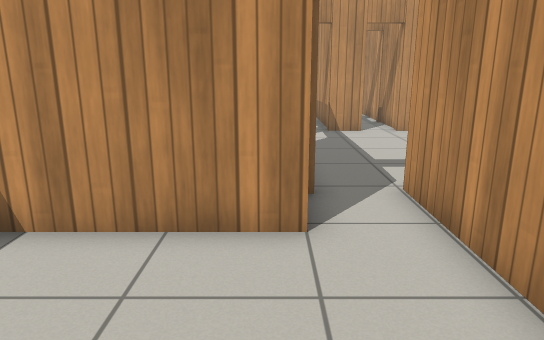
[1] (above)

19 first-person views from a walk through a Gazebo world. The camera is 1.1 m above the floor, tilts 14° down and sees 70° across. The floor is counted in squares, 0.5 m on a side. Each view is taken from the middle of a square. On the plan, view 1 faces up. The plan holds only what a view shows up to about 20 squares ahead; the rest is blank. Gazebo's built-in surfaces are drawn with simple patterns.

[2]
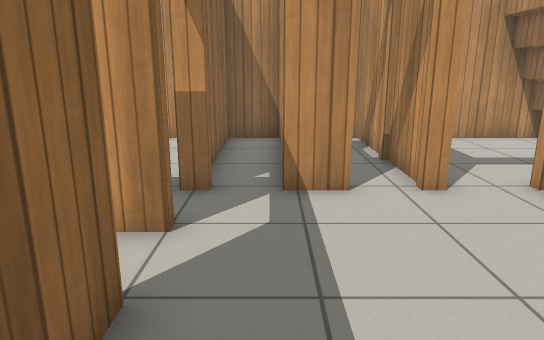

[3]
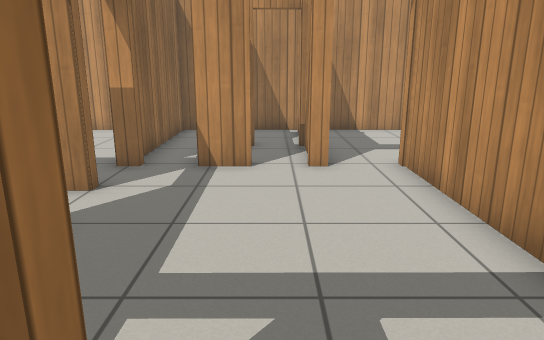

[4]
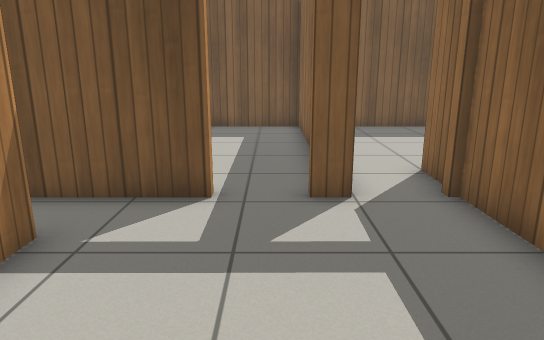

[5]
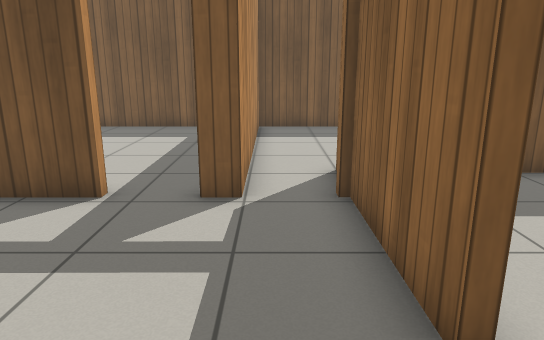

[6]
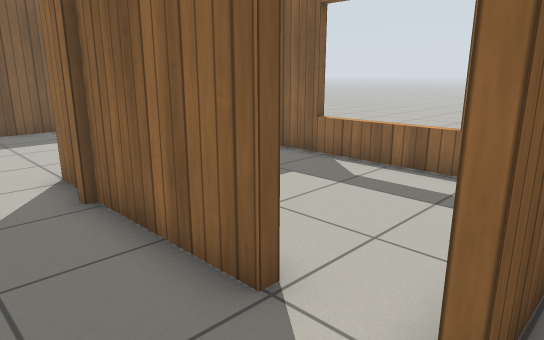

[7]
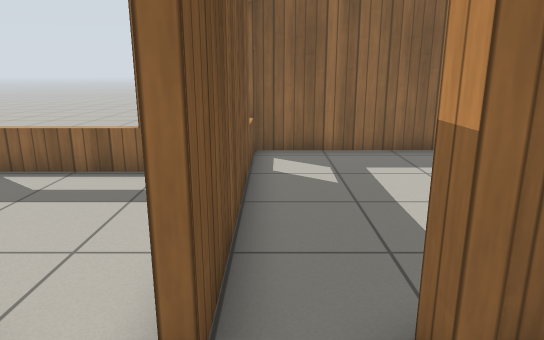

[8]
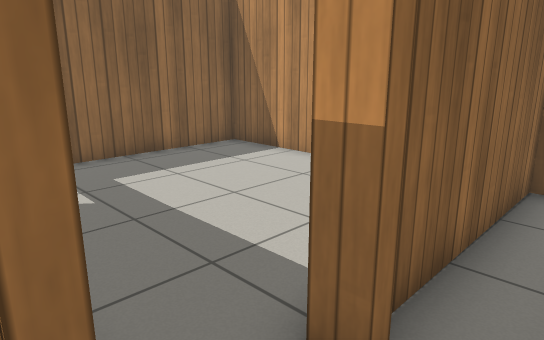

[9]
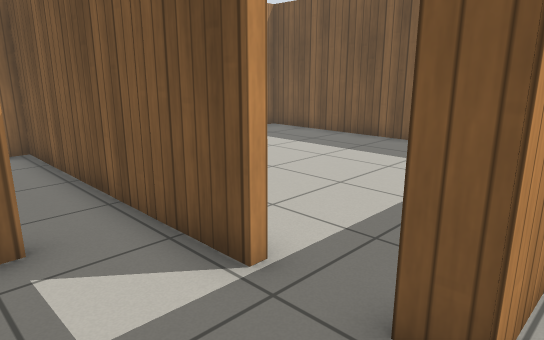

[10]
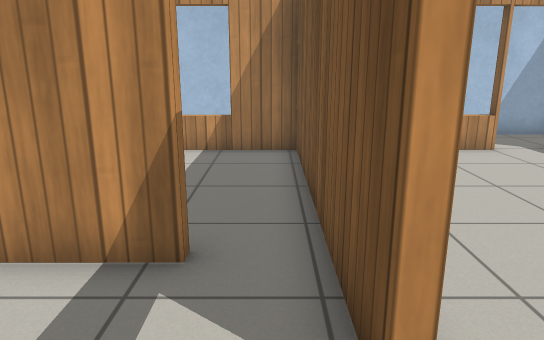

[11]
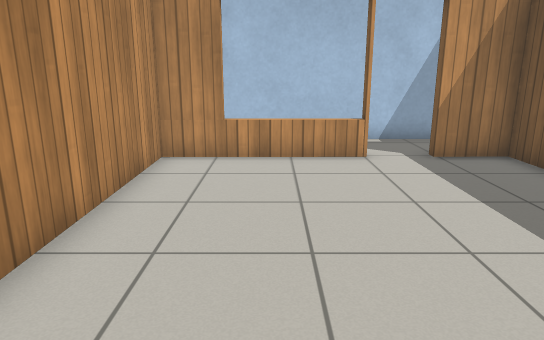

[12]
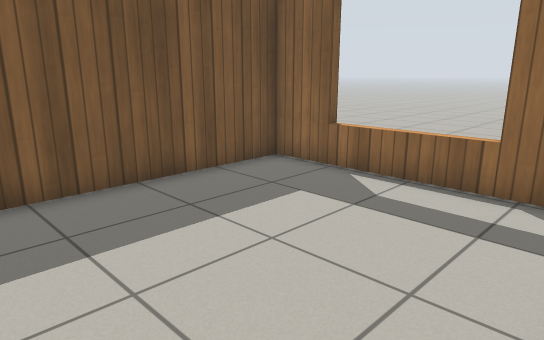

[13]
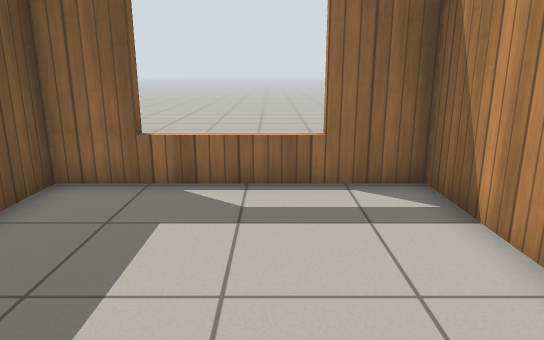

[14]
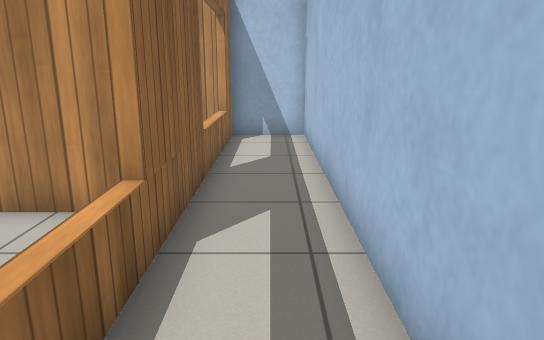

[15]
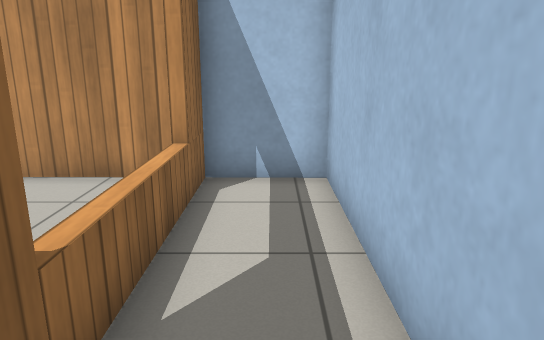

[16]
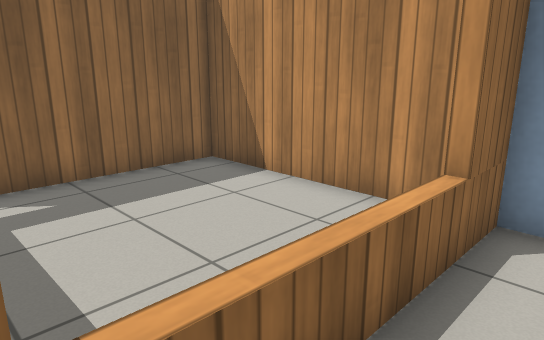

[17]
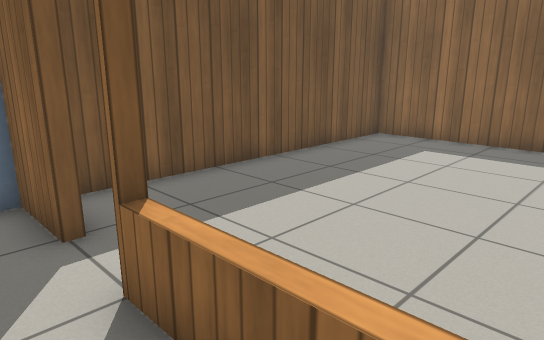

[18]
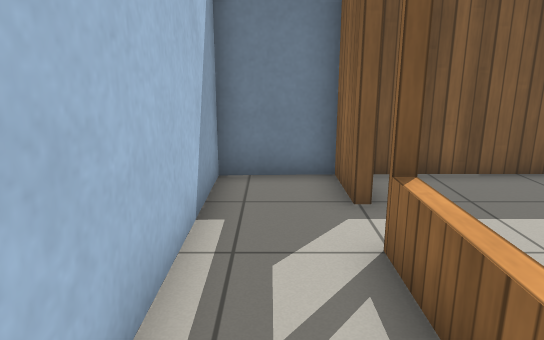

[19]
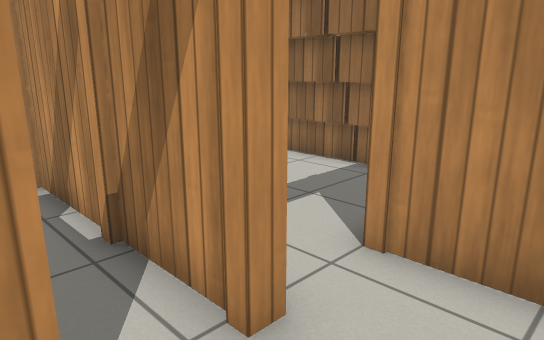

### Floor plan
Key: @ floor where view 1 was taken; # wall or solid block; . floor; D open door; = window, fence, low wall or low ledge; S stairs.
Columns run from 8 left of view 1 to 17 right of it. Each row starts with its distance up from view 1.
 22 #########  #########
 21 #.......#  #.#....SS
 20 #.......#  #.#....SS
 19 #.......#  #.#....SS
 18 #.......#  #D#....SS
 17 #.......####.#....S
 16 #.......####.#....
 15 #.......DDD#DDDD##########
 14 #.......D......#......#..#
 13 #=######D......#......=..#
 12   # ....DD.....#......=..#
 11   #.....##.....#......=..#
 10   =......#.....#......=..#
  9   =..... #.....D......#..#
  8   =....  #.....D......#..#
  7   #.... #DD#DD##########.#
  6   #...  #..#...........#.#
  5   #######..#...........=.#
  4   #........#...........=.#
  3   #........#...........=.#
  2   =........#...........=.#
  1   =........#..........DD.#
  0   =.....@..#..........DD.#
 -1   #........#...........#.#
 -2   #........#...........#.#
 -3   ########################

Where each view was taken, in squares from view 1:
view 1: 0 up, 0 right, facing up
view 2: 8 up, 2 right, facing up
view 3: 6 up, 4 right, facing up
view 4: 14 up, 4 right, facing down
view 5: 14 up, 2 right, facing down
view 6: 14 up, 3 right, facing down-left
view 7: 14 up, 3 right, facing left
view 8: 13 up, 2 right, facing up-left
view 9: 10 up, 2 right, facing down-right
view 10: 8 up, 3 right, facing right
view 11: 4 up, 4 right, facing right
view 12: 5 up, 2 right, facing down-left
view 13: 2 up, 2 right, facing left
view 14: 1 up, 16 right, facing up
view 15: 7 up, 16 right, facing up
view 16: 9 up, 16 right, facing up-left
view 17: 5 up, 16 right, facing down-left
view 18: 6 up, 16 right, facing down
view 19: 13 up, 3 right, facing up-right
